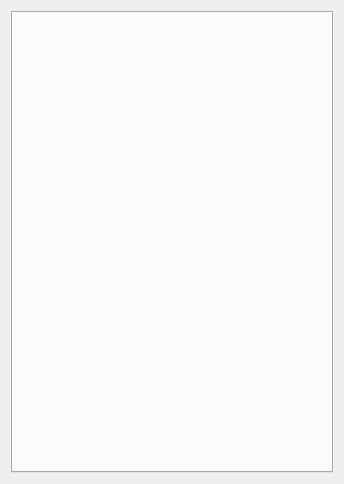
<?xml version="1.0" encoding="UTF-8"?>
<ui version="4.0">
 <class>Form</class>
 <widget class="QWidget" name="Form">
  <property name="geometry">
   <rect>
    <x>0</x>
    <y>0</y>
    <width>344</width>
    <height>484</height>
   </rect>
  </property>
  <property name="windowTitle">
   <string>Form</string>
  </property>
  <layout class="QVBoxLayout" name="verticalLayout" stretch="0">
   <item>
    <widget class="QTabWidget" name="tabWidget">
     <property name="currentIndex">
      <number>-1</number>
     </property>
    </widget>
   </item>
  </layout>
 </widget>
 <resources/>
 <connections/>
</ui>
